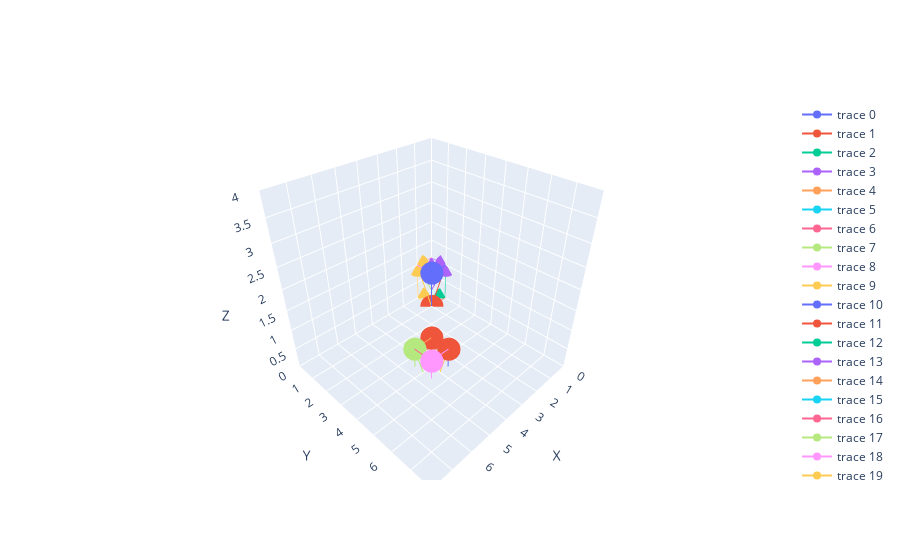

Notebook cell for this chart:
### Code cell
facesOne = center_object_xy(facesOne, center)


visualize_stl_objects(
    facesOne,
    facesTwo,
    title="",
    size=[size_x, size_y, size_z],
)

### Figure 1 — Plotly figure (JSON) as saved in the notebook; plotly's stock layout.template omitted (floating-point values rounded to 4 significant figures)
{"data": [{"mode": "lines+markers", "type": "scatter3d", "x": [3.5, 4.5, 4.5, 3.5], "y": [4.5, 3.5, 4.5, 4.5], "z": [0.5, 0.5, 0.5, 0.5]}, {"mode": "lines+markers", "type": "scatter3d", "x": [4.5, 3.5, 3.5, 4.5], "y": [3.5, 4.5, 3.5, 3.5], "z": [0.5, 0.5, 0.5, 0.5]}, {"mode": "lines+markers", "type": "scatter3d", "x": [3.5, 4.5, 4.5, 3.5], "y": [3.5, 4.5, 3.5, 3.5], "z": [-0.5, -0.5, -0.5, -0.5]}, {"mode": "lines+markers", "type": "scatter3d", "x": [4.5, 3.5, 3.5, 4.5], "y": [4.5, 3.5, 4.5, 4.5], "z": [-0.5, -0.5, -0.5, -0.5]}, {"mode": "lines+markers", "type": "scatter3d", "x": [3.5, 4.5, 3.5, 3.5], "y": [3.5, 3.5, 3.5, 3.5], "z": [-0.5, 0.5, 0.5, -0.5]}, {"mode": "lines+markers", "type": "scatter3d", "x": [4.5, 3.5, 4.5, 4.5], "y": [3.5, 3.5, 3.5, 3.5], "z": [0.5, -0.5, -0.5, 0.5]}, {"mode": "lines+markers", "type": "scatter3d", "x": [4.5, 4.5, 4.5, 4.5], "y": [3.5, 4.5, 4.5, 3.5], "z": [0.5, -0.5, 0.5, 0.5]}, {"mode": "lines+markers", "type": "scatter3d", "x": [4.5, 4.5, 4.5, 4.5], "y": [4.5, 3.5, 3.5, 4.5], "z": [-0.5, 0.5, -0.5, -0.5]}, {"mode": "lines+markers", "type": "scatter3d", "x": [4.5, 3.5, 4.5, 4.5], "y": [4.5, 4.5, 4.5, 4.5], "z": [-0.5, 0.5, 0.5, -0.5]}, {"mode": "lines+markers", "type": "scatter3d", "x": [3.5, 4.5, 3.5, 3.5], "y": [4.5, 4.5, 4.5, 4.5], "z": [0.5, -0.5, -0.5, 0.5]}, {"mode": "lines+markers", "type": "scatter3d", "x": [3.5, 3.5, 3.5, 3.5], "y": [3.5, 4.5, 4.5, 3.5], "z": [-0.5, 0.5, -0.5, -0.5]}, {"mode": "lines+markers", "type": "scatter3d", "x": [3.5, 3.5, 3.5, 3.5], "y": [4.5, 3.5, 3.5, 4.5], "z": [0.5, -0.5, 0.5, 0.5]}, {"mode": "lines+markers", "type": "scatter3d", "x": [0, 1, 1, 0], "y": [1, 0, 1, 1], "z": [1, 1, 1, 1]}, {"mode": "lines+markers", "type": "scatter3d", "x": [1, 0, 0, 1], "y": [0, 1, 0, 0], "z": [1, 1, 1, 1]}, {"mode": "lines+markers", "type": "scatter3d", "x": [0, 1, 1, 0], "y": [0, 1, 0, 0], "z": [0, 0, 0, 0]}, {"mode": "lines+markers", "type": "scatter3d", "x": [1, 0, 0, 1], "y": [1, 0, 1, 1], "z": [0, 0, 0, 0]}, {"mode": "lines+markers", "type": "scatter3d", "x": [0, 1, 0, 0], "y": [0, 0, 0, 0], "z": [0, 1, 1, 0]}, {"mode": "lines+markers", "type": "scatter3d", "x": [1, 0, 1, 1], "y": [0, 0, 0, 0], "z": [1, 0, 0, 1]}, {"mode": "lines+markers", "type": "scatter3d", "x": [1, 1, 1, 1], "y": [0, 1, 1, 0], "z": [1, 0, 1, 1]}, {"mode": "lines+markers", "type": "scatter3d", "x": [1, 1, 1, 1], "y": [1, 0, 0, 1], "z": [0, 1, 0, 0]}, {"mode": "lines+markers", "type": "scatter3d", "x": [1, 0, 1, 1], "y": [1, 1, 1, 1], "z": [0, 1, 1, 0]}, {"mode": "lines+markers", "type": "scatter3d", "x": [0, 1, 0, 0], "y": [1, 1, 1, 1], "z": [1, 0, 0, 1]}, {"mode": "lines+markers", "type": "scatter3d", "x": [0, 0, 0, 0], "y": [0, 1, 1, 0], "z": [0, 1, 0, 0]}, {"mode": "lines+markers", "type": "scatter3d", "x": [0, 0, 0, 0], "y": [1, 0, 0, 1], "z": [1, 0, 1, 1]}], "layout": {"scene": {"aspectmode": "cube", "xaxis": {"range": [0, 8], "title": {"text": "X"}}, "yaxis": {"range": [0, 8], "title": {"text": "Y"}}, "zaxis": {"range": [0, 4], "title": {"text": "Z"}}}, "title": {"text": ""}}}
